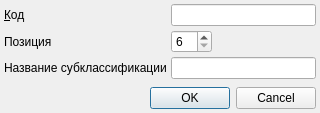
<?xml version="1.0" encoding="UTF-8"?>
<ui version="4.0">
 <class>MKBExSubclassEditor</class>
 <widget class="QDialog" name="MKBExSubclassEditor">
  <property name="geometry">
   <rect>
    <x>0</x>
    <y>0</y>
    <width>320</width>
    <height>113</height>
   </rect>
  </property>
  <property name="windowTitle">
   <string>ChangeMe!</string>
  </property>
  <property name="sizeGripEnabled">
   <bool>false</bool>
  </property>
  <layout class="QGridLayout">
   <property name="margin">
    <number>4</number>
   </property>
   <property name="spacing">
    <number>4</number>
   </property>
   <item row="0" column="0">
    <widget class="QLabel" name="lblCode">
     <property name="text">
      <string>&amp;Код</string>
     </property>
     <property name="buddy">
      <cstring>edtCode</cstring>
     </property>
    </widget>
   </item>
   <item row="4" column="0">
    <spacer>
     <property name="orientation">
      <enum>Qt::Vertical</enum>
     </property>
     <property name="sizeHint" stdset="0">
      <size>
       <width>103</width>
       <height>16</height>
      </size>
     </property>
    </spacer>
   </item>
   <item row="1" column="0">
    <widget class="QLabel" name="lblPosition">
     <property name="text">
      <string>Позиция</string>
     </property>
    </widget>
   </item>
   <item row="2" column="0">
    <widget class="QLabel" name="lblName">
     <property name="text">
      <string>Название субклассификации</string>
     </property>
     <property name="buddy">
      <cstring>edtName</cstring>
     </property>
    </widget>
   </item>
   <item row="1" column="1">
    <widget class="QSpinBox" name="edtPosition">
     <property name="minimum">
      <number>6</number>
     </property>
     <property name="maximum">
      <number>10</number>
     </property>
    </widget>
   </item>
   <item row="1" column="2">
    <spacer name="horizontalSpacer">
     <property name="orientation">
      <enum>Qt::Horizontal</enum>
     </property>
     <property name="sizeHint" stdset="0">
      <size>
       <width>40</width>
       <height>20</height>
      </size>
     </property>
    </spacer>
   </item>
   <item row="0" column="1" colspan="2">
    <widget class="QLineEdit" name="edtCode"/>
   </item>
   <item row="2" column="1" colspan="2">
    <widget class="QLineEdit" name="edtName"/>
   </item>
   <item row="5" column="0" colspan="3">
    <widget class="QDialogButtonBox" name="buttonBox">
     <property name="standardButtons">
      <set>QDialogButtonBox::Cancel|QDialogButtonBox::Ok</set>
     </property>
    </widget>
   </item>
  </layout>
 </widget>
 <tabstops>
  <tabstop>edtCode</tabstop>
  <tabstop>edtPosition</tabstop>
  <tabstop>edtName</tabstop>
  <tabstop>buttonBox</tabstop>
 </tabstops>
 <resources/>
 <connections>
  <connection>
   <sender>buttonBox</sender>
   <signal>accepted()</signal>
   <receiver>MKBExSubclassEditor</receiver>
   <slot>accept()</slot>
   <hints>
    <hint type="sourcelabel">
     <x>150</x>
     <y>113</y>
    </hint>
    <hint type="destinationlabel">
     <x>150</x>
     <y>64</y>
    </hint>
   </hints>
  </connection>
  <connection>
   <sender>buttonBox</sender>
   <signal>rejected()</signal>
   <receiver>MKBExSubclassEditor</receiver>
   <slot>reject()</slot>
   <hints>
    <hint type="sourcelabel">
     <x>150</x>
     <y>113</y>
    </hint>
    <hint type="destinationlabel">
     <x>150</x>
     <y>64</y>
    </hint>
   </hints>
  </connection>
 </connections>
</ui>
